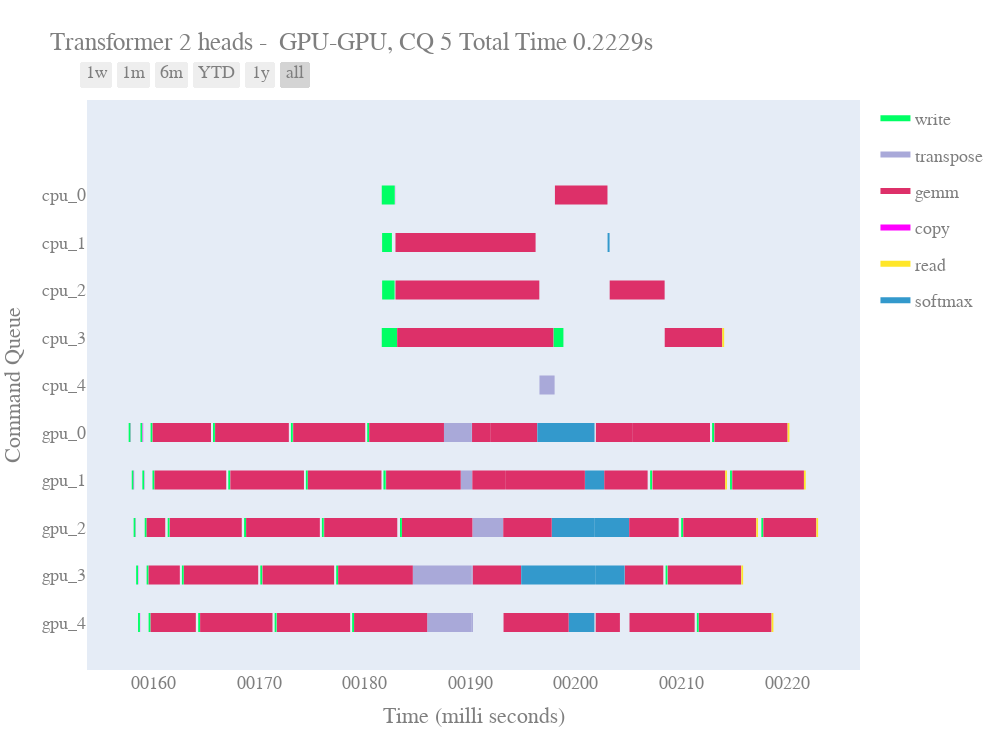

This figure's notebook cell:
### Code cell
df = []
kernels = {}




for kernel,events in relative_timestamps.items():
    dev = events["device"]
    cq = events["cmdq"]
    #print kernel,cq
    Task = "{}_{}".format(dev,cq)
    ##events -> write,read,nd_range
    ##event  -> device_queued,device_start,device-end
#         for interval in intervals:
#             Resource=event
#             Start = now + timedelta(seconds=interval[0])
#             Finish = now + timedelta(seconds=interval[1])
#             df.append(dict(Task=Task,Start=Start,Finish=Finish,Resource=Resource))

    
    if events["write"]["device_start"] > 0:
        #write_overhead_start = to_time_delta(events["write"]["host_queued"])
        write_event_start = write_overhead_end = to_time_delta(events["write"]["device_start"])
        write_event_end = to_time_delta(events["write"]["device_end"])
        #df.append(dict(Task=Task,Start=write_overhead_start,Finish=write_overhead_end,Resource='overhead'))
        df.append(dict(Task=Task,Start=write_event_start,Finish=write_event_end,Resource='write'))
    

    
    if kernel.startswith('FFC'):
        exec_resource = 'gemm'
    elif "transpose" in kernel:
        exec_resource = 'transpose'
    elif 'softmax' in kernel:
        exec_resource = 'softmax'
    else:
        exec_resource = 'copy'
    
    exec_event_start  = to_time_delta(events["nd_range"]["device_start"])
    exec_event_end = to_time_delta(events["nd_range"]["device_end"])
    df.append(dict(Task=Task,Start=exec_event_start,Finish=exec_event_end,Resource=exec_resource))
    
    
    if events["read"]["device_start"] > 0:
        read_event_start = to_time_delta(events["read"]["device_start"])
        read_overhead_start = read_event_end = to_time_delta(events["read"]["device_end"])
    #read_overhead_end = to_time_delta(events["read"]["host_end"])
        df.append(dict(Task=Task,Start=read_event_start,Finish=read_event_end,Resource='read'))
    #df.append(dict(Task=Task,Start=read_overhead_start,Finish=read_overhead_end,Resource='overhead'))
    

#print(df)
    
    
# df = [dict(Task="Job-1", Start='2017-01-01', Finish='2017-02-02', Resource='Complete'),
#       dict(Task="Job-1", Start='2017-02-15', Finish='2017-03-15', Resource='Incomplete'),
#       dict(Task="Job-2", Start='2017-01-17', Finish='2017-02-17', Resource='Not Started'),
#       dict(Task="Job-2", Start='2017-01-17', Finish='2017-02-17', Resource='Complete'),
#       dict(Task="Job-3", Start='2017-03-10', Finish='2017-03-20', Resource='Not Started'),
#       dict(Task="Job-3", Start='2017-04-01', Finish='2017-04-20', Resource='Not Started'),
#       dict(Task="Job-3", Start='2017-05-18', Finish='2017-06-18', Resource='Not Started'),
#       dict(Task="Job-4", Start='2017-01-14', Finish='2017-03-14', Resource='Complete')]

colors = {'copy': '#ff00ff',
          'read': (1, 0.9, 0.16),
          'write': 'rgb(0, 255, 100)',
         'overhead': 'rgb(0, 0, 255)',
         'gemm': '#dd3069',
         'transpose': '#a9a9d9',
         'softmax': '#3399cc'}

df.sort(key = lambda x : x['Task'])
#modify_task_labels(df)
fig = ff.create_gantt(df, colors=colors, index_col='Resource', show_colorbar=True,
                      group_tasks=True,width=1000,height=750)

fig.layout['xaxis']['tickformat'] = '%S%L'
fig.layout['title'] = 'Transformer 2 heads -  GPU-GPU, CQ {0} Total Time {1:.4f}s'.format(num_queues,total_time)
fig.layout['xaxis_title'] = 'Time (milli seconds)'
fig.layout['yaxis_title'] = 'Command Queue'
#fig.layout['xaxis_range']=[to_time_delta(0),to_time_delta(total_time)]
#fig.layout['xaxis_range'] = [0,6]
fig.layout['font'] = dict(
        family="Courier New, monospace",
        size=18,
        color="#7f7f7f")



fig.show()
